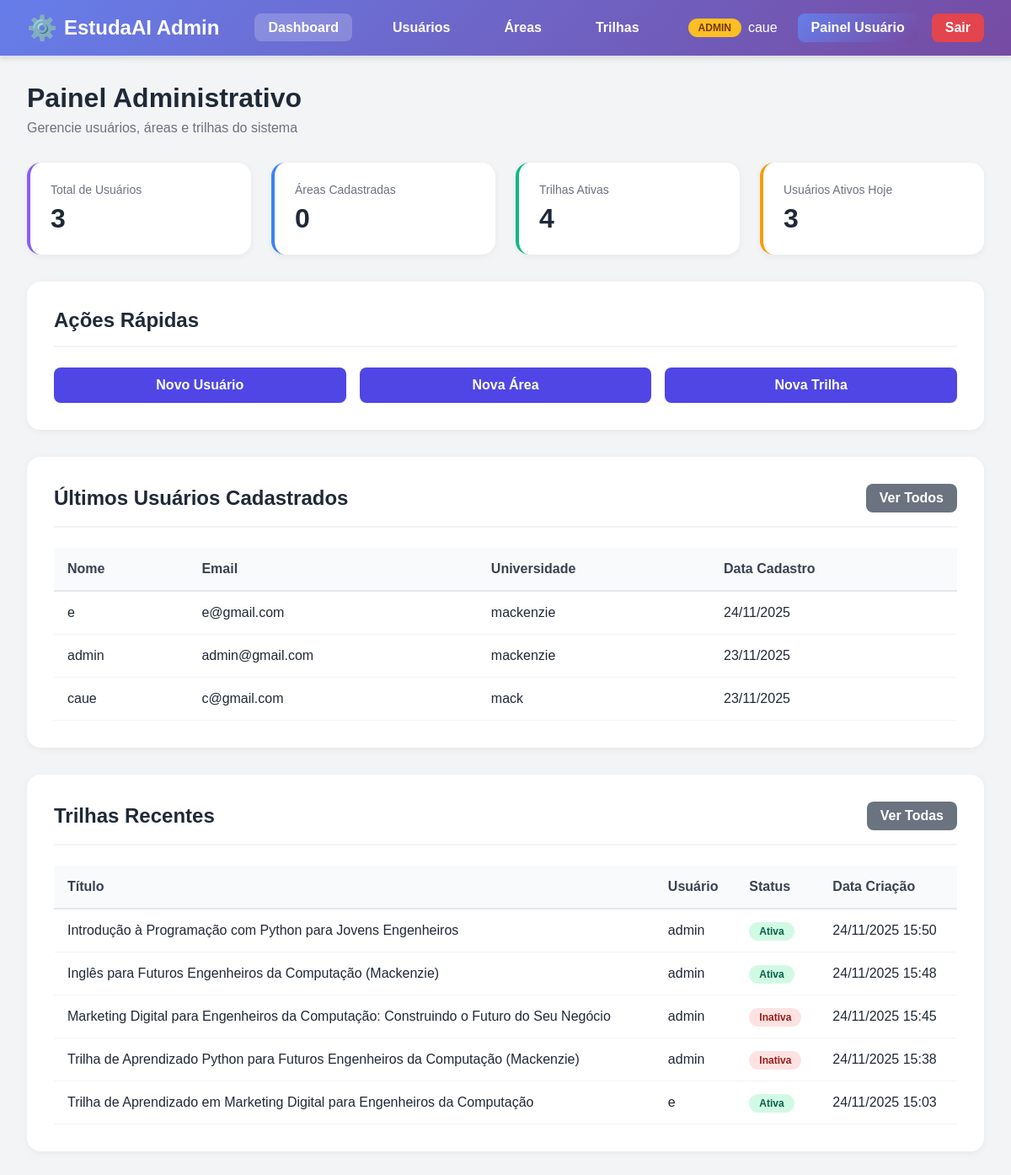
The app's page /usuarios/admin-panel/ (signed in), older data.
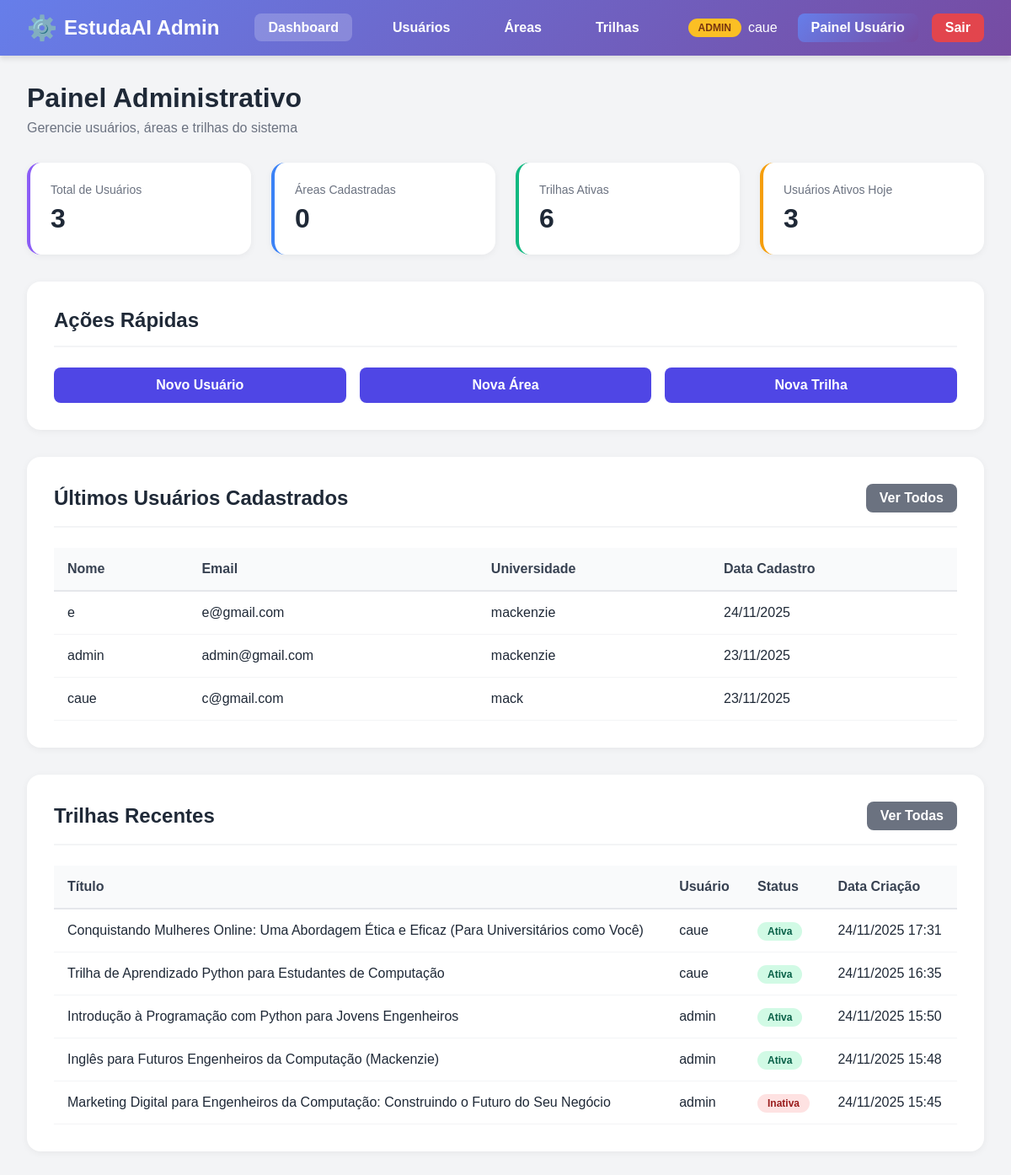
The same page, newer data.
### usuarios/models.py (models this page shows, shortened)
class Usuario(AbstractUser):  # criação de uma classe usuário
    nome = models.CharField(max_length=100)  # Nome completo do usuário
    email = models.EmailField(unique=True)  # Email único no sistema
    universidade = models.CharField(max_length=255)  # Nome da universidade
    curso = models.CharField(max_length=255)  # Nome do curso
    ano_formatura = models.IntegerField(
        null=True,
        blank=True,  # Permite valores vazios
        validators=[
            MinValueValidator(2000),
            MaxValueValidator(2060),
        ],  # Entre 2000 e 2060
    )
    idade = models.IntegerField(
        null=True,
        blank=True,  # Permite valores vazios
        validators=[MinValueValidator(8), MaxValueValidator(100)],  # Entre 8 e 100 anos
    )
    REQUIRED_FIELDS = [
        "nome",
        "email",
        "universidade",
        "curso",
        "ano_formatura",
        "idade",
    ]

### api/models.py (models this page shows, shortened)
class TrilhaCurso(models.Model):
    usuario = models.ForeignKey(
        Usuario, on_delete=models.CASCADE, related_name="trilhas_curso"
    )
    titulo = models.CharField(max_length=255)
    descricao = models.TextField(blank=True)
    area = models.ForeignKey(
        Area, on_delete=models.SET_NULL, null=True, blank=True, related_name="trilhas_curso"
    )
    solicitacao_original = models.TextField(
        blank=True,
        help_text="Texto original enviado pelo usuário (vazio para criação manual)"
    )
    conteudo_json = models.JSONField(
        help_text="Conteúdo completo da trilha em formato JSON"
    )
    ativa = models.BooleanField(default=True)
    data_criacao = models.DateTimeField(auto_now_add=True)
    data_atualizacao = models.DateTimeField(auto_now=True)
    class Meta:
        ordering = ["-data_criacao"]
        verbose_name = "Trilha de Curso (IA)"
        verbose_name_plural = "Trilhas de Curso (IA)"

### usuarios/views.py (the view)
@login_required(login_url="login")
@user_passes_test(user_is_staff, login_url="dashboard")
def admin_dashboard(request):
    total_usuarios = Usuario.objects.count()
    total_areas = Area.objects.count()
    total_trilhas = TrilhaCurso.objects.filter(ativa=True).count()
    hoje = timezone.now()
    ontem = hoje - timedelta(days=1)
    usuarios_ativos_hoje = Usuario.objects.filter(last_login__gte=ontem).count()
    ultimos_usuarios = Usuario.objects.order_by("-date_joined")[:5]
    ultimas_trilhas = TrilhaCurso.objects.select_related("usuario", "area").order_by(
        "-data_criacao"
    )[:5]
    context = {
        "total_usuarios": total_usuarios,
        "total_areas": total_areas,
        "total_trilhas": total_trilhas,
        "usuarios_ativos_hoje": usuarios_ativos_hoje,
        "ultimos_usuarios": ultimos_usuarios,
        "ultimas_trilhas": ultimas_trilhas,
    }
    return render(request, "usuarios/admin/admin_dashboard.html", context)

### usuarios/views.py (called while the page is built)
def user_is_staff(user):
    return user.is_staff

### usuarios/templates/usuarios/admin/admin_dashboard.html (shortened to what the changed rows need)
{% load static %}
<!DOCTYPE html>
<html lang="pt-BR">
<head>
    <link rel="stylesheet" href="{% static 'usuarios/admin-style.css' %}">
</head>
<body>
    <header class="admin-navbar">
        <nav class="admin-nav-container">
            <div class="admin-user-info">
                <span class="admin-badge">ADMIN</span>
                <span>{{ user.username }}</span>
                <a href="{% url 'dashboard' %}" style="background: linear-gradient(135deg, #667eea 0%, #764ba2 100%); color: white; padding: 0.5rem 1rem; border-radius: 0.5rem; font-weight: 600; text-decoration: none; margin-left: 1rem; transition: transform 0.2s; display: inline-block;" onmouseover="this.style.transform='translateY(-2px)'" onmouseout="this.style.transform='translateY(0)'">Painel Usuário</a>
                <a href="{% url 'logout' %}" style="background: rgba(239, 68, 68, 0.9); color: white; padding: 0.5rem 1rem; border-radius: 0.5rem; font-weight: 600; text-decoration: none; margin-left: 0.5rem; transition: all 0.2s; display: inline-block;" onmouseover="this.style.background='rgba(220, 38, 38, 1)'; this.style.transform='translateY(-2px)'" onmouseout="this.style.background='rgba(239, 68, 68, 0.9)'; this.style.transform='translateY(0)'">Sair</a>
            </div>
        </nav>
    </header>
    <main class="admin-container">
        <div class="admin-header">
            <h1 class="admin-title">Painel Administrativo</h1>
        </div>
        <div class="stats-grid">
            <div class="stat-card green">
                <div class="stat-label">Trilhas Ativas</div>
                <div class="stat-value">{{ total_trilhas }}</div>
            </div>
        </div>
        <div class="admin-card">
            <div class="card-header">
                <h2 class="card-title">Ações Rápidas</h2>
            </div>
        </div>
        <div class="admin-card">
            <div class="card-header">
                <h2 class="card-title">Últimos Usuários Cadastrados</h2>
            </div>
            <div class="table-container">
                <table class="admin-table">
                    <thead>
                        <tr>
                            <th>Nome</th>
                            <th>Email</th>
                            <th>Universidade</th>
                            <th>Data Cadastro</th>
                        </tr>
                    </thead>
                    <tbody>
                        {% for usuario in ultimos_usuarios %}
                        <tr>
                            <td>{{ usuario.nome }}</td>
                            <td>{{ usuario.email }}</td>
                            <td>{{ usuario.universidade }}</td>
                            <td>{{ usuario.date_joined|date:"d/m/Y" }}</td>
                        </tr>
                        {% empty %}
                        <tr>
                            <td colspan="4" style="text-align: center; color: #6b7280;">
                                Nenhum usuário cadastrado ainda
                            </td>
                        </tr>
                        {% endfor %}
                    </tbody>
                </table>
            </div>
        </div>
        <div class="admin-card">
            <div class="card-header">
                <h2 class="card-title">Trilhas Recentes</h2>
            </div>
            <div class="table-container">
                <table class="admin-table">
                    <thead>
                        <tr>
                            <th>Título</th>
                            <th>Usuário</th>
                            <th>Status</th>
                            <th>Data Criação</th>
                        </tr>
                    </thead>
                    <tbody>
                        {% for trilha in ultimas_trilhas %}
                        <tr>
                            <td>{{ trilha.titulo }}</td>
                            <td>{{ trilha.usuario.nome }}</td>
                            <td>
                                {% if trilha.ativa %}
                                <span class="badge success">Ativa</span>
                                {% else %}
                                <span class="badge danger">Inativa</span>
                                {% endif %}
                            </td>
                            <td>{{ trilha.data_criacao|date:"d/m/Y H:i" }}</td>
                        </tr>
                        {% empty %}
                        <tr>
                            <td colspan="4" style="text-align: center; color: #6b7280;">
                                Nenhuma trilha cadastrada ainda
                            </td>
                        </tr>
                        {% endfor %}
                    </tbody>
                </table>
            </div>
        </div>
    </main>
</body>
</html>

Row changes from the older to the newer data that the page shows:
no longer on this page (row unchanged): TrilhaCurso: titulo "Trilha de Aprendizado Python para Futuros Engenheiros da Computação (Mackenzie)", usuario.nome "admin", ativa "Inativa", data_criacao "24/11/2025 15:38"
no longer on this page (row unchanged): TrilhaCurso: titulo "Trilha de Aprendizado em Marketing Digital para Engenheiros da Computação", usuario.nome "e", ativa "Ativa", data_criacao "24/11/2025 15:03"
added TrilhaCurso: titulo "Conquistando Mulheres Online: Uma Abordagem Ética e Eficaz (Para Universitários como Você)", usuario.nome "caue", ativa "Ativa", data_criacao "24/11/2025 17:31"
added TrilhaCurso: titulo "Trilha de Aprendizado Python para Estudantes de Computação", usuario.nome "caue", ativa "Ativa", data_criacao "24/11/2025 16:35"
Text that changed along with them:
{{ total_trilhas }}: "4" → "6"
